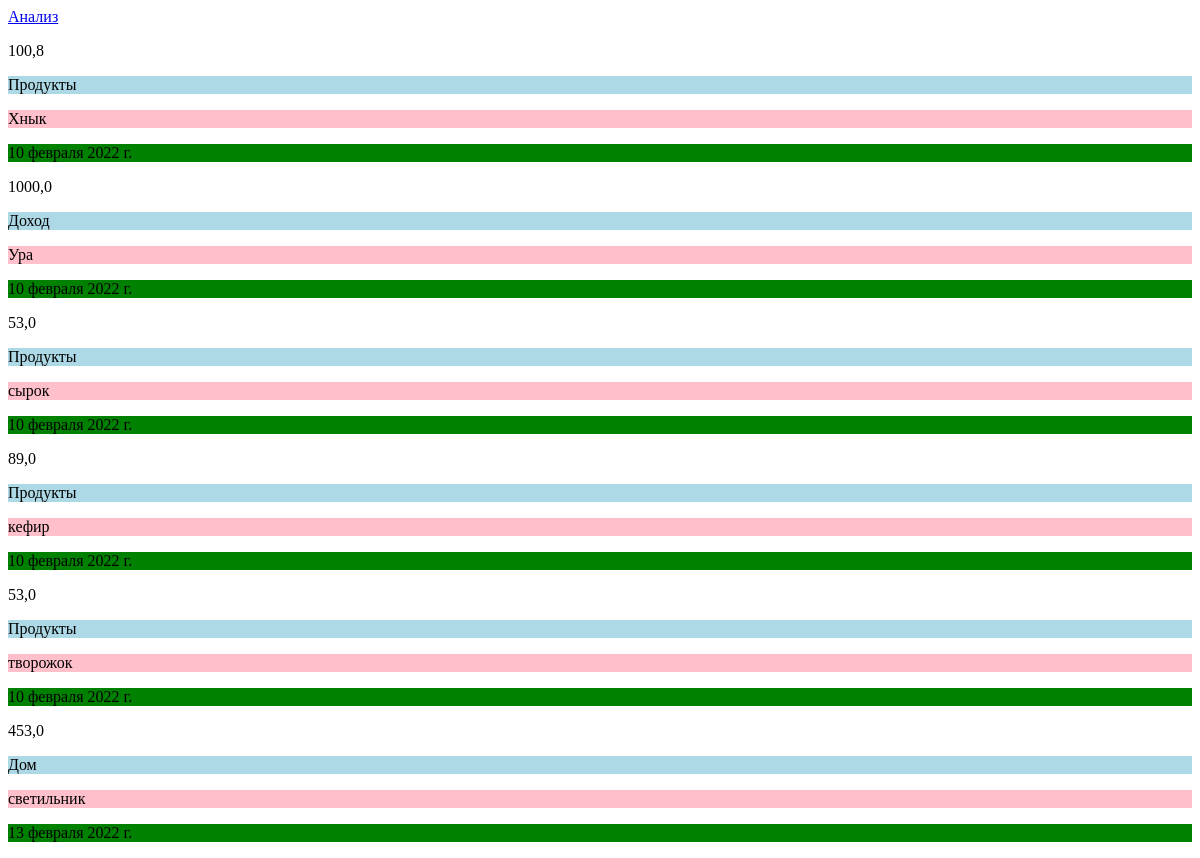
The page /menu/history/ (signed in) on the database as committed earlier.
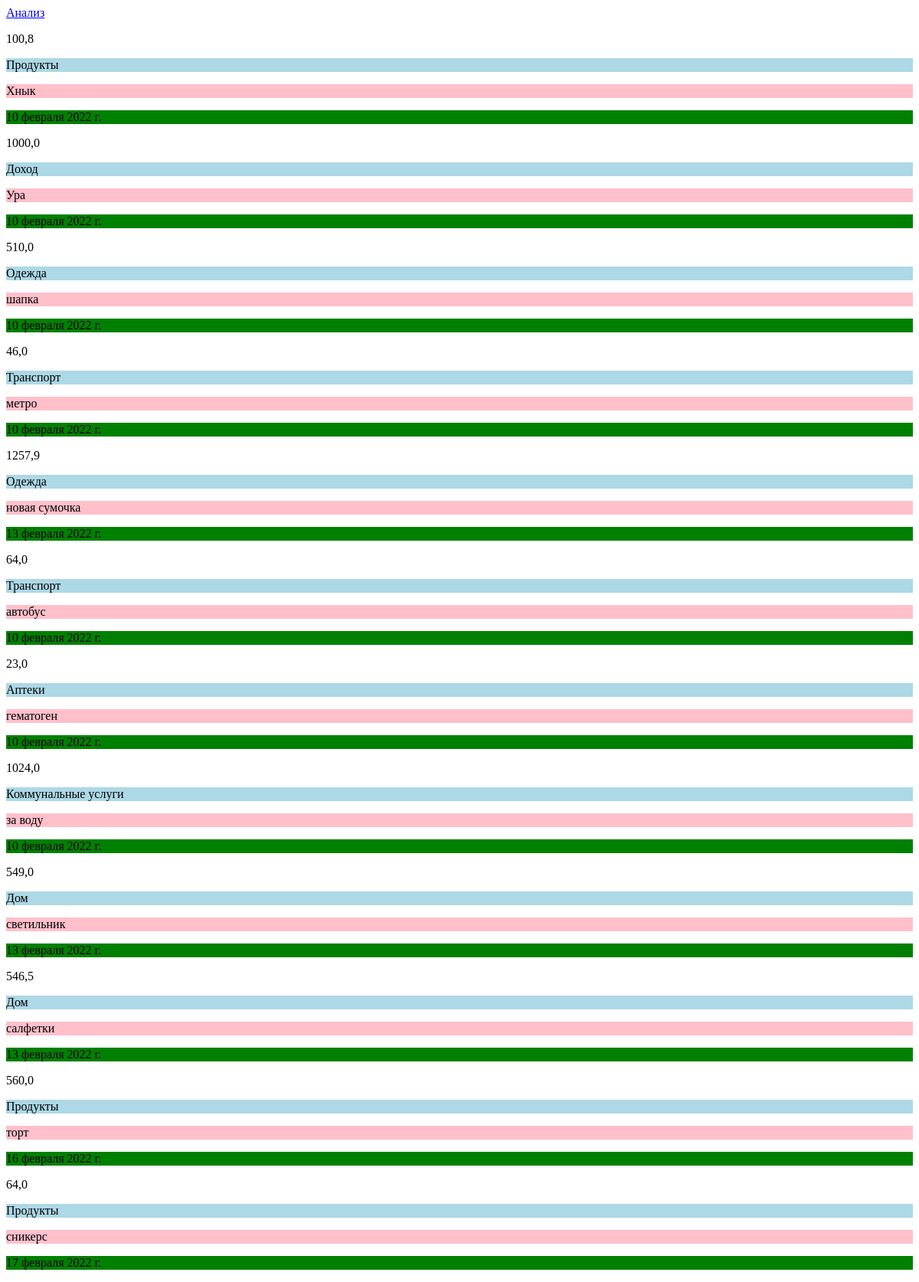
The same page on the database as committed later.
### money/models.py (models this page shows, shortened)
class Post(models.Model):
    SELECTOR_TRAT = (
        ('П', 'Продукты'),
        ('Т', 'Транспорт'),
        ('О', 'Одежда'),
        ('С', 'Коммунальные услуги'),
        ('А', 'Аптеки'),
        ('Ж', 'Дом'),
        ('Д', 'Доход'),
    )
    author = models.ForeignKey(settings.AUTH_USER_MODEL, on_delete=models.CASCADE)
    notes = models.CharField(blank=True, null=True, max_length=200)
    summa = models.DecimalField(default=0, max_digits=10, decimal_places=1)
    selector = models.CharField(max_length=50, choices=SELECTOR_TRAT, verbose_name="selector", blank=True)
    published_date = models.DateField(blank=True, null=True)

### money/views.py (the view)
# urls.py: path('menu/history/', views.history, name="history"),
def history(request):
    posts = Post.objects.filter(author=request.user)
    return render(request, 'money/history.html', {'posts': posts})

### money/templates/money/history.html (shortened to what this page needs)
<!DOCTYPE html>
<html lang="en">
<head>
</head>
<body>
<a href="{% url 'menu' %}">Анализ</a>
{% for post in posts %}
<p>{{post.summa}}</p>
<p style="background: lightblue;">{{post.get_selector_display}}</p>
<p style="background: pink;">{{post.notes}}</p>
<p style="background: green">{{post.published_date}}</p>
{%endfor%}
</body>
</html>

Rows that differ between the two databases and show on the page:
removed Post: summa "89,0", selector "Продукты", notes "кефир", published_date "10 февраля 2022 г."
no longer on this page (row edited): Post: summa "53,0", selector "Продукты", notes "творожок", published_date "10 февраля 2022 г."
removed Post: summa "453,0", selector "Дом", notes "светильник", published_date "13 февраля 2022 г."
changed Post: summa "53,0" → "510,0"; selector "Продукты" → "Одежда"; notes "сырок" → "шапка"
added Post: summa "46,0", selector "Транспорт", notes "метро", published_date "10 февраля 2022 г."
added Post: summa "1257,9", selector "Одежда", notes "новая сумочка", published_date "13 февраля 2022 г."
added Post: summa "64,0", selector "Транспорт", notes "автобус", published_date "10 февраля 2022 г."
added Post: summa "23,0", selector "Аптеки", notes "гематоген", published_date "10 февраля 2022 г."
added Post: summa "1024,0", selector "Коммунальные услуги", notes "за воду", published_date "10 февраля 2022 г."
added Post: summa "549,0", selector "Дом", notes "светильник", published_date "13 февраля 2022 г."
added Post: summa "546,5", selector "Дом", notes "салфетки", published_date "13 февраля 2022 г."
added Post: summa "560,0", selector "Продукты", notes "торт", published_date "16 февраля 2022 г."
added Post: summa "64,0", selector "Продукты", notes "сникерс", published_date "17 февраля 2022 г."
